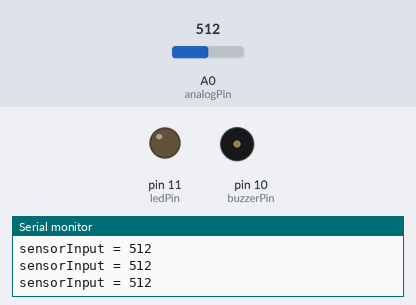
The sketch below on a simulated Arduino Uno, built with avr-gcc and run on an emulated ATmega328P. Parts: output pins drawn as LEDs (lit = HIGH), buzzer (waves = sounding), the last lines printed to the serial monitor. The test bench sets the inputs (shaded band); at power-on: A0 (analogPin) = 512. Pins used as bus, display or sensor lines are not drawn.

Above: at 1.2 s.
1.3 s: A0 (analogPin) set to 310
4.3 s: A0 (analogPin) set to 291
At 4.8 s:
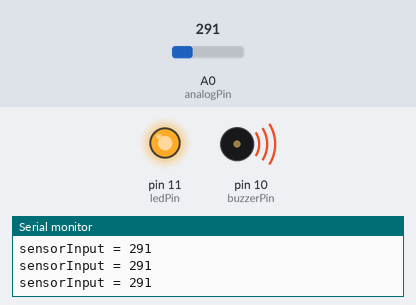
5.8 s: A0 (analogPin) set to 306
At 7.2 s:
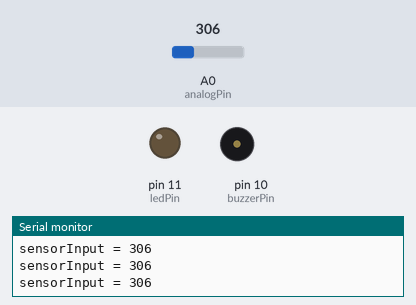
8.8 s: A0 (analogPin) set to 290
At 9.6 s:
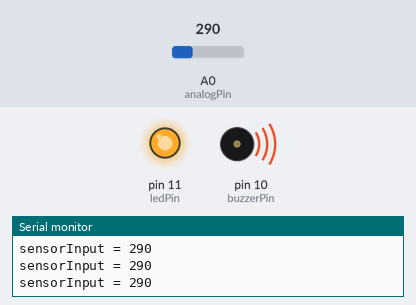
Timing chart, 0 to 11.8 s (numbered marks = the images above; inputs shaded):
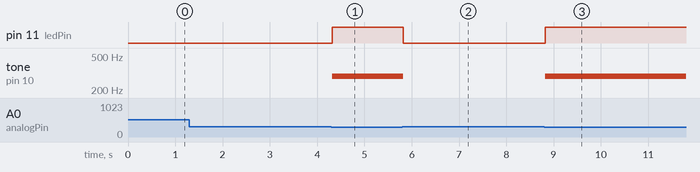

The sketch:

ADC.ino
```cpp
#include <TimerOne.h>

const int ledPin = 11;
const int analogPin = A0;
const int buzzerPin = 10;

void setup() {
  Serial.begin(9600);
  Timer1.initialize();
  Timer1.pwm(buzzerPin, 0);
  Timer1.setPwmDuty(buzzerPin, 100);
  pinMode(ledPin, OUTPUT);
}

void loop() {
  int sensorInput = analogRead(analogPin);
  // sensorInput = map(sensorInput, 0, 1023, 0, 255);
  Serial.println((String) "sensorInput = " + sensorInput);

  //if (sensorInput > 80 && sensorInput < 100) {
  if (sensorInput > 100 && sensorInput < 300) {
    // analogWrite(ledPin, sensorInput);
    digitalWrite(ledPin, HIGH);
    // Timer1.setPwmDuty(buzzerPin, sensorInput);
    // Timer1.setPeriod(1000000/sensorInput);
    //analogWrite(buzzerPin, sensorInput);
    // delay(500);
    tone(buzzerPin, sensorInput);
  } else {
    digitalWrite(ledPin, LOW);
    // Timer1.setPwmDuty(buzzerPin, 0);
    tone(buzzerPin, 0);
  }
}
```

Measured:
- the behaviour switches between 300 and 299 on A0 (analogPin) (found by bisection; images 0 and 1)
- after the input at 4.3 s, pin 11 (ledPin): LOW → HIGH at once; tone on pin 10 (buzzerPin): silent → 291 Hz at once
- after the input at 5.8 s, pin 11 (ledPin): HIGH → LOW at once; tone on pin 10 (buzzerPin): 291 Hz → silent at once
- after the input at 8.8 s, pin 11 (ledPin): LOW → HIGH at once; tone on pin 10 (buzzerPin): silent → 290 Hz at once
